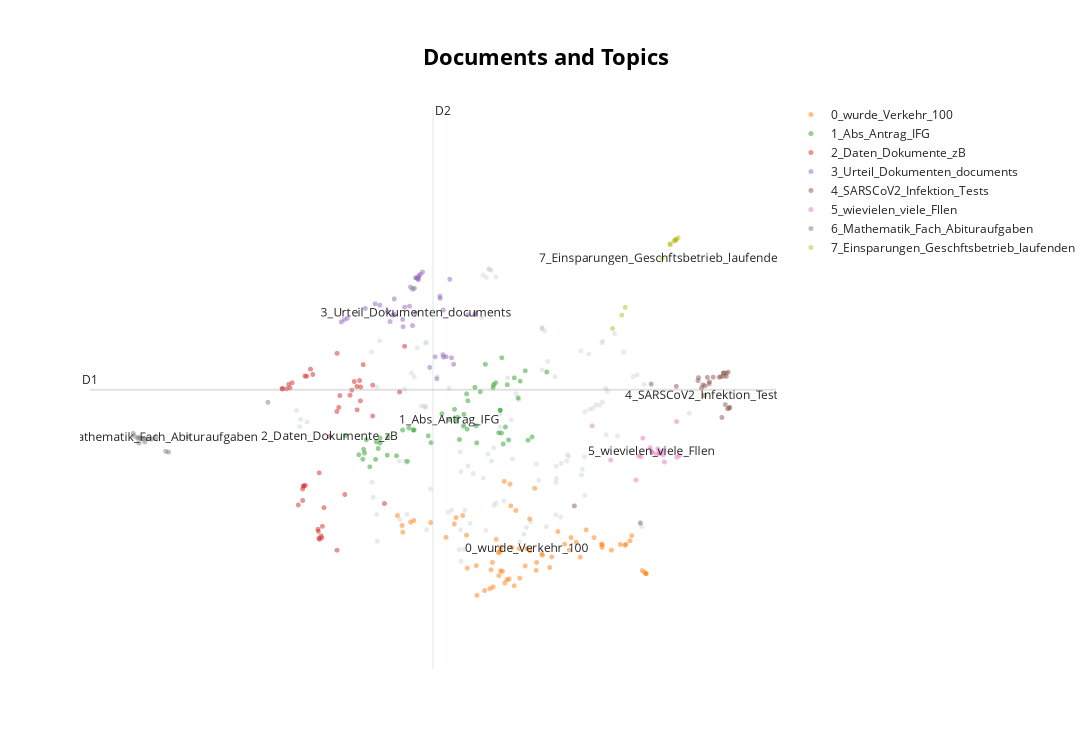

Notebook code for this chart:
### Code cell
# Reduce dimensionality of embeddings, this step is optional but much faster to perform iteratively:
reduced_embeddings = UMAP(n_neighbors=10, n_components=2, min_dist=0.0, metric='cosine').fit_transform(embeddings)
topic_model.visualize_documents(hover_lst, reduced_embeddings=reduced_embeddings)
